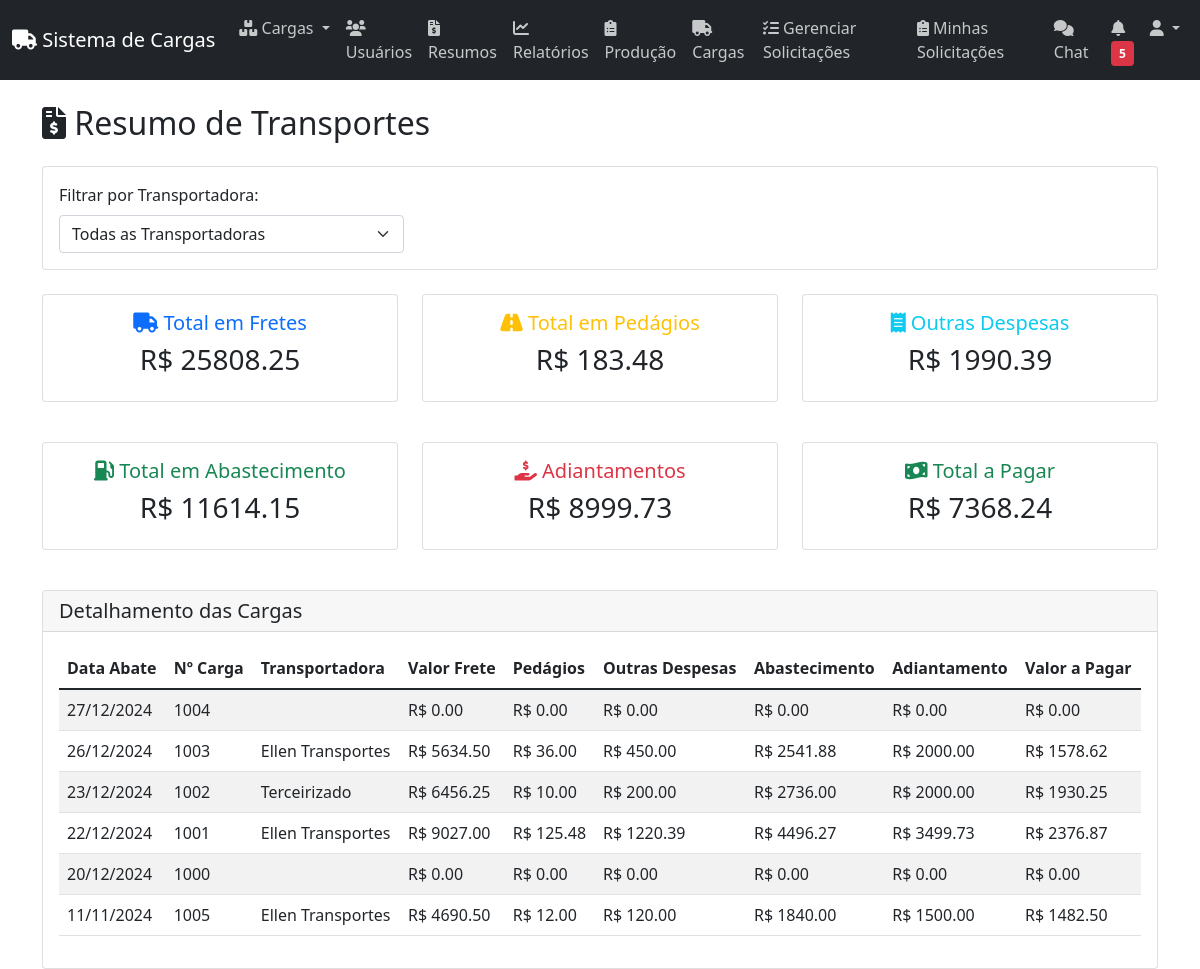
Page /resumos/ (signed in) on the committed database.
### models/carga.py (models this page shows, shortened)
class Carga(db.Model):
    __tablename__ = 'cargas'
    STATUS_PENDENTE = 'pendente'
    STATUS_EM_ANDAMENTO = 'em_andamento'
    STATUS_CONCLUIDA = 'concluida'
    STATUS_CANCELADA = 'cancelada'
    id = db.Column(db.Integer, primary_key=True)
    numero_carga = db.Column(db.String(20), unique=True, nullable=False)
    tipo_ave = db.Column(db.String(50), nullable=False)
    quantidade_cargas = db.Column(db.Integer, nullable=False)
    ordem_carga = db.Column(db.String(10), nullable=False)
    data_abate = db.Column(db.Date, nullable=False)
    dia_semana = db.Column(db.String(20))
    agenciador = db.Column(db.String(100))
    motorista = db.Column(db.String(100))
    motorista_outro = db.Column(db.String(100))
    transportadora = db.Column(db.String(100))
    placa_veiculo = db.Column(db.String(20))
    km_saida = db.Column(db.Float, default=0)
    km_chegada = db.Column(db.Float, default=0)
    km_rodados = db.Column(db.Float, default=0)
    valor_km = db.Column(db.Float, default=0)
    valor_frete = db.Column(db.Float, default=0)
    status_frete = db.Column(db.String(50))
    status = db.Column(db.String(50), default='pendente')  # pendente, em_andamento, concluida, cancelada
    caixas_vazias = db.Column(db.Integer, default=0)
    quantidade_caixas = db.Column(db.Integer, default=0)
    produtor = db.Column(db.String(100))
    uf_produtor = db.Column(db.String(2))
    numero_nfe = db.Column(db.String(50))
    data_nfe = db.Column(db.Date)
    numero_gta = db.Column(db.String(50))
    data_gta = db.Column(db.Date)
    peso_granja = db.Column(db.Float, default=0)
    peso_frigorifico = db.Column(db.Float, default=0)
    percentual_quebra = db.Column(db.Float, default=0)
    quebra_peso = db.Column(db.Float, default=0)
    motivo_alta_quebra = db.Column(db.Text)
    pedagios = db.Column(db.Float, default=0)
    outras_despesas = db.Column(db.Float, default=0)
    abastecimento_empresa = db.Column(db.Float, default=0)
    abastecimento_posto = db.Column(db.Float, default=0)
    adiantamento = db.Column(db.Float, default=0)
    valor_pagar = db.Column(db.Float, default=0)
    nota_aprovada = db.Column(db.Boolean, default=False)
    aprovado_por_id = db.Column(db.Integer, db.ForeignKey('usuarios.id'))
    aprovado_em = db.Column(db.DateTime)
    nota_autorizada = db.Column(db.Boolean, default=False)
    autorizado_por_id = db.Column(db.Integer, db.ForeignKey('usuarios.id'))
    autorizado_em = db.Column(db.DateTime)
    assinatura_autorizacao = db.Column(db.String(500))
    criado_em = db.Column(db.DateTime, default=datetime.now(UTC))
    atualizado_em = db.Column(db.DateTime, default=datetime.now(UTC), onupdate=datetime.now(UTC))
    criado_por_id = db.Column(db.Integer, db.ForeignKey('usuarios.id'))
    atualizado_por_id = db.Column(db.Integer, db.ForeignKey('usuarios.id'))
    criado_por = db.relationship('Usuario', foreign_keys=[criado_por_id])
    atualizado_por = db.relationship('Usuario', foreign_keys=[atualizado_por_id])
    aprovado_por = db.relationship('Usuario', foreign_keys=[aprovado_por_id], backref='cargas_aprovadas')
    autorizado_por = db.relationship('Usuario', foreign_keys=[autorizado_por_id], backref='cargas_autorizadas')
    subcargas = db.relationship('SubCarga', backref='carga', lazy=True)
    producoes = db.relationship('Producao', backref='carga', lazy=True)
    fechamento = db.relationship('Fechamento', back_populates='carga', uselist=False)

### routes/resumos.py (the view)
@resumos_bp.route('/')
@login_required
@permissao_resumos
def index():
    try:
        transportadora = request.args.get('transportadora')
        query = Carga.query
        if current_user.tipo == 'transportadora':
            query = query.filter(Carga.transportadora == current_user.nome)
        elif transportadora:
            query = query.filter(Carga.transportadora == transportadora)
        cargas = query.order_by(desc(Carga.data_abate)).all()
        transportadoras = Carga.query.with_entities(Carga.transportadora).distinct().order_by(Carga.transportadora).all()
        transportadoras = [t[0] for t in transportadoras if t[0]]  # Remover None/vazios
        total_fretes = sum(carga.valor_frete or 0 for carga in cargas)
        total_pedagios = sum(carga.pedagios or 0 for carga in cargas)
        total_outras_despesas = sum(carga.outras_despesas or 0 for carga in cargas)
        total_abastecimento = sum((carga.abastecimento_empresa or 0) + (carga.abastecimento_posto or 0) for carga in cargas)
        total_adiantamentos = sum(carga.adiantamento or 0 for carga in cargas)
        total_pagar = sum(carga.valor_pagar or 0 for carga in cargas)
        resumo = {
            'cargas': cargas,
            'transportadoras': transportadoras,
            'transportadora_selecionada': transportadora,
            'totais': {
                'fretes': total_fretes,
                'pedagios': total_pedagios,
                'outras_despesas': total_outras_despesas,
                'abastecimento': total_abastecimento,
                'adiantamentos': total_adiantamentos,
                'pagar': total_pagar
            }
        }
        return render_template('resumos/index.html', resumo=resumo)
    except Exception as e:
        print(f"Erro ao carregar resumos: {str(e)}")
        return render_template('resumos/index.html', resumo={
            'cargas': [],
            'transportadoras': [],
            'transportadora_selecionada': None,
            'totais': {
                'fretes': 0,
                'pedagios': 0,
                'outras_despesas': 0,
                'abastecimento': 0,
                'adiantamentos': 0,
                'pagar': 0
            }
        })

### utils.py (called while the page is built)
def permissao_resumos(f):
    @wraps(f)
    def decorated_function(*args, **kwargs):
        if not current_user.is_authenticated or current_user.tipo not in ['gerente', 'diretoria', 'transportadora', 'financeiro']:
            flash('Acesso não autorizado', 'error')
            return redirect(url_for('main.index'))
        return f(*args, **kwargs)
    return decorated_function

### templates/resumos/index.html (shortened to what this page needs)
{% extends "base.html" %}
{% block content %}
<div class="container mt-4">
    <h2 class="mb-4">
        <i class="fas fa-file-invoice-dollar"></i> Resumo de Transportes
    </h2>
    {% if current_user.tipo != 'transportadora' %}
    <div class="card mb-4">
        <div class="card-body">
            <form method="get" class="row align-items-center">
                <div class="col-md-4">
                    <label for="transportadora" class="form-label">Filtrar por Transportadora:</label>
                    <select name="transportadora" id="transportadora" class="form-select" onchange="this.form.submit()">
                        <option value="">Todas as Transportadoras</option>
                    </select>
                </div>
            </form>
        </div>
    </div>
    {% endif %}
    <div class="row mb-4">
        <div class="col-md-4 mb-3">
            <div class="card h-100">
                <div class="card-body text-center">
                    <h5 class="card-title text-primary">
                        <i class="fas fa-truck"></i> Total em Fretes
                    </h5>
                    <h3>R$ {{ "%.2f"|format(resumo.totais.fretes) }}</h3>
                </div>
            </div>
        </div>
        <div class="col-md-4 mb-3">
            <div class="card h-100">
                <div class="card-body text-center">
                    <h5 class="card-title text-warning">
                        <i class="fas fa-road"></i> Total em Pedágios
                    </h5>
                    <h3>R$ {{ "%.2f"|format(resumo.totais.pedagios) }}</h3>
                </div>
            </div>
        </div>
        <div class="col-md-4 mb-3">
            <div class="card h-100">
                <div class="card-body text-center">
                    <h5 class="card-title text-info">
                        <i class="fas fa-receipt"></i> Outras Despesas
                    </h5>
                    <h3>R$ {{ "%.2f"|format(resumo.totais.outras_despesas) }}</h3>
                </div>
            </div>
        </div>
    </div>
    <div class="row mb-4">
        <div class="col-md-4 mb-3">
            <div class="card h-100">
                <div class="card-body text-center">
                    <h5 class="card-title text-success">
                        <i class="fas fa-gas-pump"></i> Total em Abastecimento
                    </h5>
                    <h3>R$ {{ "%.2f"|format(resumo.totais.abastecimento) }}</h3>
                </div>
            </div>
        </div>
        <div class="col-md-4 mb-3">
            <div class="card h-100">
                <div class="card-body text-center">
                    <h5 class="card-title text-danger">
                        <i class="fas fa-hand-holding-usd"></i> Adiantamentos
                    </h5>
                    <h3>R$ {{ "%.2f"|format(resumo.totais.adiantamentos) }}</h3>
                </div>
            </div>
        </div>
        <div class="col-md-4 mb-3">
            <div class="card h-100">
                <div class="card-body text-center">
                    <h5 class="card-title text-success">
                        <i class="fas fa-money-bill-wave"></i> Total a Pagar
                    </h5>
                    <h3>R$ {{ "%.2f"|format(resumo.totais.pagar) }}</h3>
                </div>
            </div>
        </div>
    </div>
    <div class="card">
        <div class="card-header">
            <h5 class="mb-0">Detalhamento das Cargas</h5>
        </div>
        <div class="card-body">
            <div class="table-responsive">
                <table class="table table-striped table-hover">
                    <thead>
                        <tr>
                            <th>Data Abate</th>
                            <th>Nº Carga</th>
                            <th>Transportadora</th>
                            <th>Valor Frete</th>
                            <th>Pedágios</th>
                            <th>Outras Despesas</th>
                            <th>Abastecimento</th>
                            <th>Adiantamento</th>
                            <th>Valor a Pagar</th>
                        </tr>
                    </thead>
                    <tbody>
                        {% for carga in resumo.cargas %}
                        <tr>
                            <td>{{ carga.data_abate.strftime('%d/%m/%Y') }}</td>
                            <td>{{ carga.numero_carga }}</td>
                            <td>{{ carga.transportadora }}</td>
                            <td>R$ {{ "%.2f"|format(carga.valor_frete or 0) }}</td>
                            <td>R$ {{ "%.2f"|format(carga.pedagios or 0) }}</td>
                            <td>R$ {{ "%.2f"|format(carga.outras_despesas or 0) }}</td>
                            <td>R$ {{ "%.2f"|format((carga.abastecimento_empresa or 0) + (carga.abastecimento_posto or 0)) }}</td>
                            <td>R$ {{ "%.2f"|format(carga.adiantamento or 0) }}</td>
                            <td>R$ {{ "%.2f"|format(carga.valor_pagar or 0) }}</td>
                        </tr>
                        {% else %}
                        <tr>
                            <td colspan="9" class="text-center">Nenhuma carga encontrada</td>
                        </tr>
                        {% endfor %}
                    </tbody>
                </table>
            </div>
        </div>
    </div>
</div>
<link rel="stylesheet" type="text/css" href="https://cdn.datatables.net/1.11.5/css/dataTables.bootstrap5.min.css">
<link rel="stylesheet" type="text/css" href="https://cdn.datatables.net/buttons/2.2.2/css/buttons.bootstrap5.min.css">
{% endblock %}

### rows in the picture
Carga: data_abate "27/12/2024", numero_carga "1004", valor_frete "0.00", pedagios "0.00", outras_despesas "0.00", abastecimento_empresa+abastecimento_posto "0.00", adiantamento "0.00", valor_pagar "0.00"
Carga: data_abate "26/12/2024", numero_carga "1003", transportadora "Ellen Transportes", valor_frete "5634.50", pedagios "36.00", outras_despesas "450.00", abastecimento_empresa+abastecimento_posto "2541.88", adiantamento "2000.00", valor_pagar "1578.62"
Carga: data_abate "23/12/2024", numero_carga "1002", transportadora "Terceirizado", valor_frete "6456.25", pedagios "10.00", outras_despesas "200.00", abastecimento_empresa+abastecimento_posto "2736.00", adiantamento "2000.00", valor_pagar "1930.25"
Carga: data_abate "22/12/2024", numero_carga "1001", transportadora "Ellen Transportes", valor_frete "9027.00", pedagios "125.48", outras_despesas "1220.39", abastecimento_empresa+abastecimento_posto "4496.27", adiantamento "3499.73", valor_pagar "2376.87"
Carga: data_abate "20/12/2024", numero_carga "1000", valor_frete "0.00", pedagios "0.00", outras_despesas "0.00", abastecimento_empresa+abastecimento_posto "0.00", adiantamento "0.00", valor_pagar "0.00"
Carga: data_abate "11/11/2024", numero_carga "1005", transportadora "Ellen Transportes", valor_frete "4690.50", pedagios "12.00", outras_despesas "120.00", abastecimento_empresa+abastecimento_posto "1840.00", adiantamento "1500.00", valor_pagar "1482.50"

### other values in the picture
{{ "%.2f"|format(resumo.totais.fretes) }} "25808.25"
{{ "%.2f"|format(resumo.totais.pedagios) }} "183.48"
{{ "%.2f"|format(resumo.totais.outras_despesas) }} "1990.39"
{{ "%.2f"|format(resumo.totais.abastecimento) }} "11614.15"
{{ "%.2f"|format(resumo.totais.adiantamentos) }} "8999.73"
{{ "%.2f"|format(resumo.totais.pagar) }} "7368.24"
